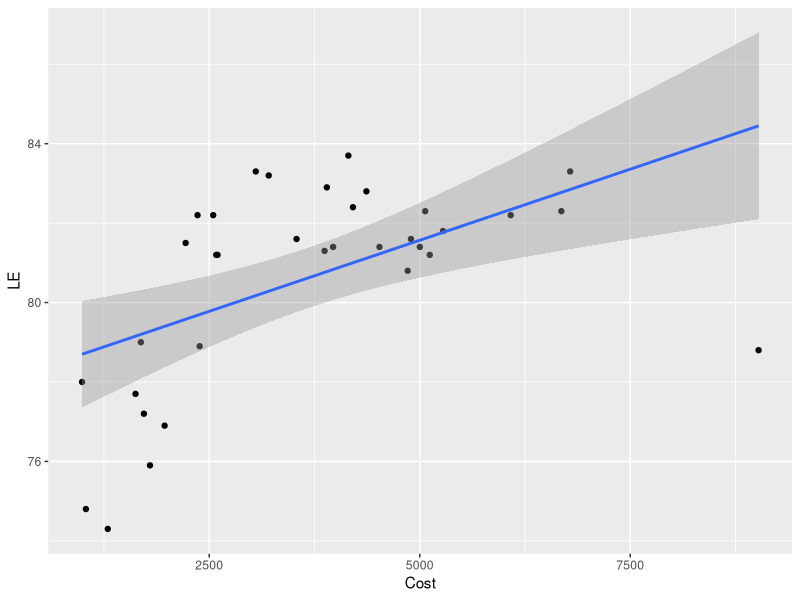
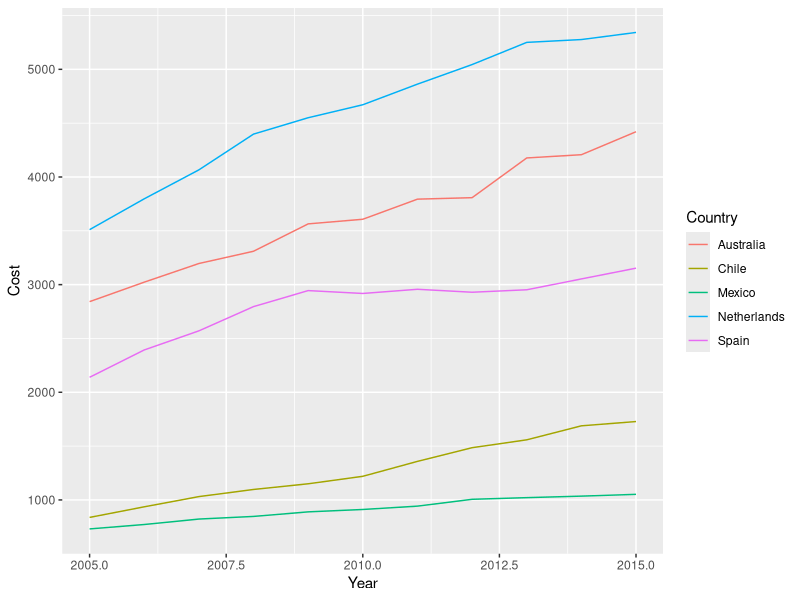
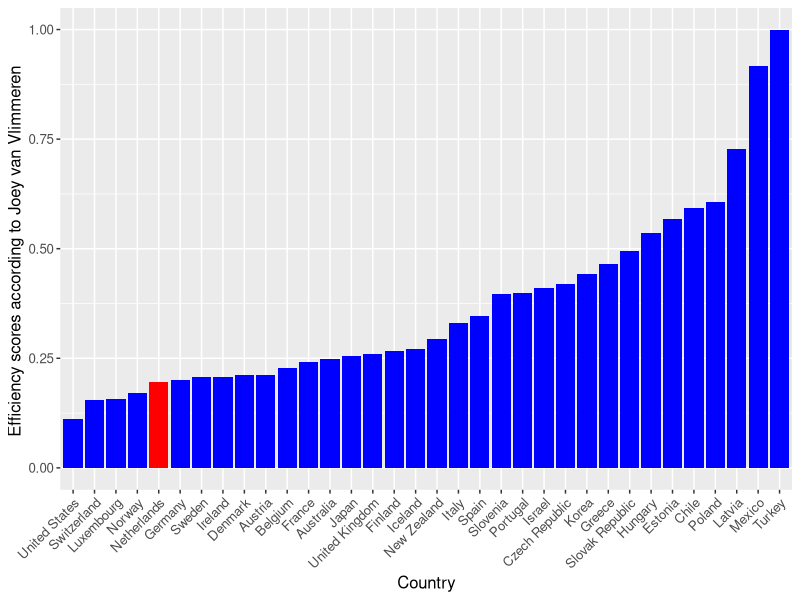

Generate these figures, in order, with R:
## ---- chunk 1
library(ggplot2)
library(dplyr)

## ---- chunk 2
oecd <- read.csv2("oecddata.csv")

## ---- chunk 3
head(oecd)
oecd

## ---- chunk 4

graph1 <- filter(oecd, Year %in% c('2014'))
ggplot(graph1, aes(x = Cost, y = LE)) + geom_point() + geom_smooth(method=lm)

## ---- chunk 5

graph2 <- filter(oecd, Country %in% c('Chile', 'Spain', 'Australia', 'Mexico', 'Netherlands'))%>%
select( Country, Year, Cost)

ggplot(graph2, aes(x = Year , y = Cost, col=Country)) + geom_line()


## ---- chunk 6

eff <- graph1 %>%
    filter(!is.na(LE)) %>%
    mutate(Ratio = Cost / LE) %>%
    mutate(Score = min(Ratio) / Ratio) %>%
    arrange(Score)
eff

eff.bar <- ggplot(eff, aes(x = reorder(Country,Score), y = Score, fill= Country)) +
        geom_bar(stat = "identity") +
        theme(text = element_text(size=12), axis.text.x = element_text(angle = 45, hjust = 1))+
        scale_fill_manual(values = c(rep("blue",21),rep("red",1),rep("blue",12))) +
        guides(fill=FALSE) +
        xlab("Country") +
        ylab("Efficiency scores according to Joey van Vlimmeren ")
 
eff.bar
